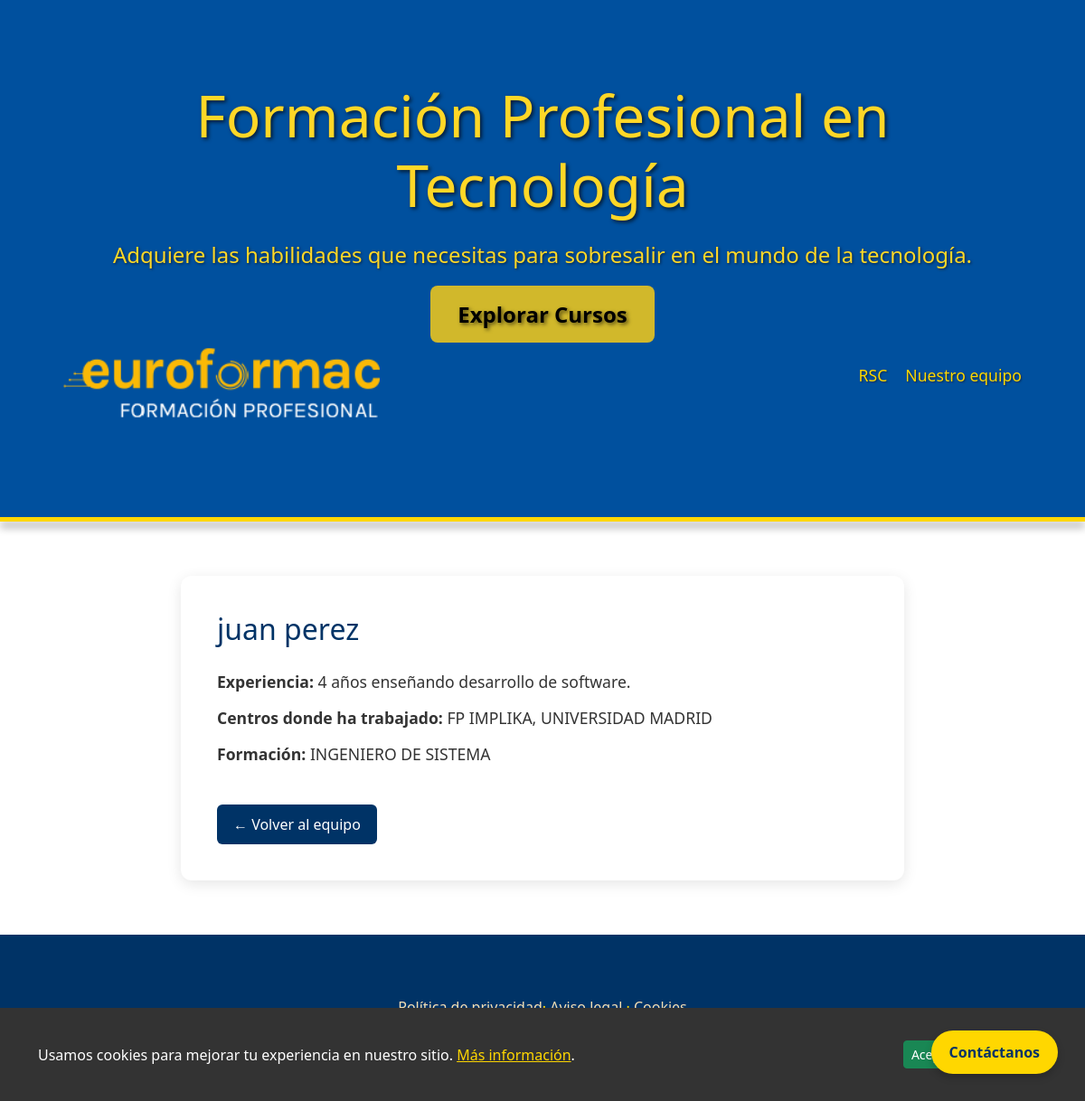
Screenshot of /profesor/juan-perez/ with the database file from the repository.
### inicio/models.py (models this page shows, shortened)
class Profesor(models.Model):
    nombre = models.CharField(max_length=100)
    apellido = models.CharField(max_length=100, default='Sin apellido')
    slug = models.SlugField(unique=True)
    experiencia = models.IntegerField()
    asignaturas = models.CharField(max_length=255)
    fp = models.CharField(max_length=100)
    imagen = models.ImageField(upload_to='imagenes_profesores/')
    centros_trabajo = models.TextField()
    formacion = models.TextField()

### inicio/views.py (the view)
# urls.py: path('profesor/<slug:slug>/', views.profesor_detalle, name='profesor_detalle'),
def profesor_detalle(request, slug):
    profesor = get_object_or_404(Profesor, slug=slug)
    return render(request, 'profesores/profesor1.html', {'profesor': profesor})

### inicio/templates/profesores/profesor1.html
{% extends "base.html" %}
{% load static %}
{% block content %}
<div class="detalle-profesor">
    <h2>{{ profesor.nombre }} {{ profesor.apellido }}</h2>
    <p><strong>Experiencia:</strong> {{ profesor.experiencia }} años enseñando desarrollo de software.</p>
    <p><strong>Centros donde ha trabajado:</strong> {{ profesor.centros_trabajo }}</p>
    <p><strong>Formación:</strong> {{ profesor.formacion }}</p>
    <a href="{% url 'equipo' %}" class="btn-volver">← Volver al equipo</a>
</div>
{% endblock %}

### inicio/static/estilos/style.css (style rules this page uses)
* { margin: 0; padding: 0; box-sizing: border-box; }

### inicio/static/estilos/pregunta.css (style rules this page uses)
a { color: #007bff; text-decoration: none; font-weight: 500; }

### inicio/static/estilos/equipo.css (style rules this page uses)
.detalle-profesor { max-width: 800px; margin: 60px auto; background: #ffffff; padding: 40px; border-radius: 12px; box-shadow: 0 4px 16px rgba(0, 0, 0, 0.1); font-family: 'Segoe UI', Tahoma, Geneva, Verdana, sans-serif; color: #333; }
.detalle-profesor h2 { font-size: 2rem; color: #003366; margin-bottom: 25px; }
.detalle-profesor p { font-size: 1.1rem; margin: 12px 0; line-height: 1.6; }
.btn-volver { display: inline-block; margin-top: 30px; padding: 10px 18px; background-color: #003366; color: white; border-radius: 6px; text-decoration: none; transition: background-color 0.3s ease; }

### rows the page displays
Profesor: nombre "juan", apellido "perez", experiencia "4", centros_trabajo "FP IMPLIKA, UNIVERSIDAD MADRID", formacion "INGENIERO DE SISTEMA"
